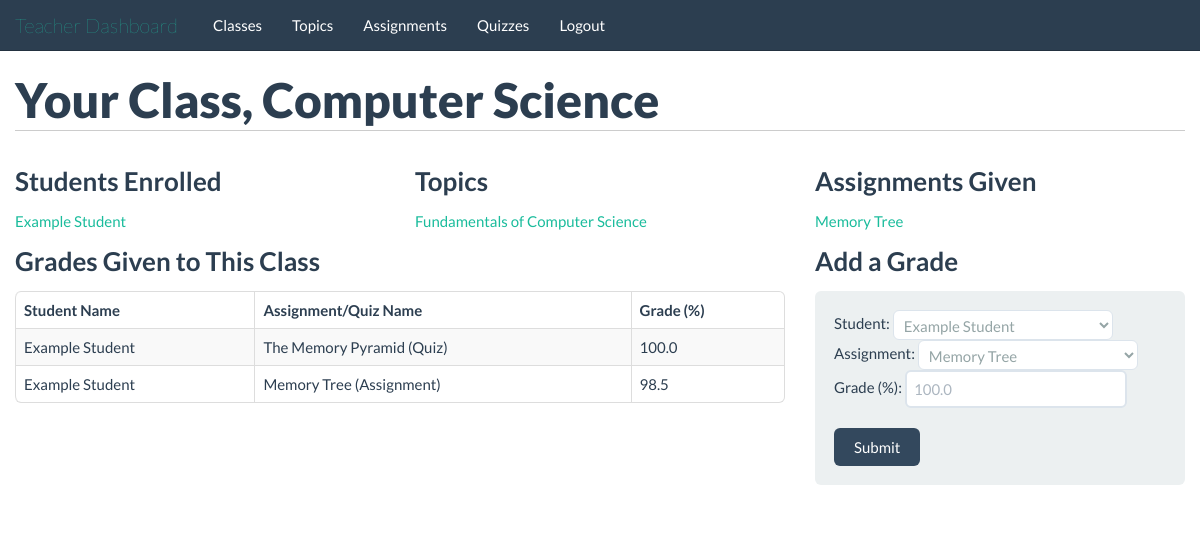
Page /teachers/class/1/ (signed in) on the committed database.
### tables this page shows
CREATE TABLE classes(
id INTEGER PRIMARY KEY,
teacher_id INTEGER,
name TEXT,
FOREIGN KEY(teacher_id) REFERENCES people(id)
);

CREATE TABLE people(
id INTEGER PRIMARY KEY,
isTeacher INTEGER,
username TEXT,
password TEXT,
salt TEXT,
name TEXT,
email TEXT
);

CREATE TABLE topics(
id INTEGER PRIMARY KEY,
class_id INTEGER,
name TEXT,
FOREIGN KEY(class_id) REFERENCES classes(id)
);

CREATE TABLE assignments(
id INTEGER PRIMARY KEY,
class_id INTEGER,
gets_file INTEGER,
turn_in INTEGER,
name TEXT,
description BLOB,
due_date TEXT, topic_id INTEGER,
FOREIGN KEY(class_id) REFERENCES classes(id)
);

CREATE TABLE quiz_grades(
id INTEGER PRIMARY KEY,
student_id integer,
quiz_id INTEGER,
grade REAL,
FOREIGN KEY(student_id) REFERENCES people(id),
FOREIGN KEY(quiz_id) REFERENCES quizzes(id)
);

CREATE TABLE assignment_grades(
id INTEGER PRIMARY KEY,
student_id INTEGER,
assignment_id INTEGER,
grade REAL,
FOREIGN KEY(student_id) REFERENCES people(id),
FOREIGN KEY(assignment_id) REFERENCES assignments(id)
);

### application/teachers.py (the view)
@app.route('/teachers/class/<class_id>/')
@validate_teacher
def class_page(class_id=None):
	class_name = query_db("select name from classes where id=?", [class_id])
	class_name = class_name[0][0]
	return render_template('/teachers/class_page.html', class_id=class_id, class_name=class_name, topics=getClassTopics(class_id), assignments=getClassAssignments(class_id), students=getRegisteredStudents(class_id), grades=getClassGrades(class_id))

### application/helper_functions.py (called while the page is built)
def get_db():
    db = getattr(g, '_database', None)
    if db is None:
        db = g._database = sqlite3.connect(DATABASE)
    return db

@app.teardown_appcontext
def close_connection(exception):
    db = getattr(g, '_database', None)
    if db is not None:
        db.close()

def query_db(query, args=(), one=False):
    cur = get_db().execute(query, args)
    rv = cur.fetchall()
    cur.close()
    return (rv[0] if rv else None) if one else rv

def validate_teacher(func):
	@wraps(func)
	def f(*args, **kwds):
		if not 'isTeacher' in session:
			return redirect("/")
		if session['isTeacher'] == 0:
			return redirect("/students/")
		return func(*args, **kwds)
	return f

def getClassTopics(class_id):
	topicData = query_db("select id, name from topics where class_id=?", [class_id])
	topics = []
	for topic in topicData:
		holderDict = {}
		holderDict['id'] = topic[0]
		holderDict['name'] = topic[1]
		topics.append(holderDict)
	return topics

def getClassAssignments(class_id):
	assignmentData = query_db("select id, name, due_date from assignments where topic_id=(select id from topics where class_id=?);", [class_id])
	assignments = []
	for assignment in assignmentData:
		holderDict = {}
		holderDict['id'] = assignment[0]
		holderDict['name'] = str(assignment[1])
		holderDict['due_date'] = assignment[2]
		assignments.append(holderDict)
	return assignments

def getRegisteredStudents(class_id):
	studentData = query_db("SELECT people.id, name FROM people JOIN roster ON roster.people_id=people.id WHERE roster.class_id=?;", [class_id])
	people = []
	for person in studentData:
		holderDict = {}
		holderDict['id'] = person[0]
		holderDict['name'] = person[1]
		people.append(holderDict)
	return people

### application/templates/teachers/class_page.html (shortened to what this page needs)
{% extends "/teachers/base_template.html" %}
	{% block body %}
		<div class="container">
			<div class="row">
				<div class="span12">
					<h1>Your Class, {{class_name}}</h1>
				</div>
			</div>
			<div class="row">
				<div class="span4">
					<h2>Students Enrolled</h2>
					<ul>
						{% for student in students %}
							<li><a href="/people/{{student.id}}/">{{student.name}}</a></li>
						{% endfor %}
					</ul>
				</div>
				<div class="span4">
					<h2>Topics</h2>
					<ul>
						{% for topic in topics %}
							<li><a href="/teachers/topics/{{topic.id}}/">{{topic.name}}</a></li>
						{% endfor %}
					</ul>
				</div>
				<div class="span4">
					<h2>Assignments Given</h2>
					<ul>
						{% for assignment in assignments %}
							<li><a href="/teachers/assignments/{{assignment.id}}/">{{assignment.name}}</a></li>
						{% endfor %}
					</ul>
				</div>
			</div>
			<div class="row">
				<div class="span8">
					<h2>Grades Given to This Class</h2>
					{% if grades %}
						<table class="table table-striped table-hover table-bordered">
							<thead>
								<tr>
									<th>Student Name</th>
									<th>Assignment/Quiz Name</th>
									<th>Grade (%)</th>
								</tr>
							</thead>
							<tbody>
								{% for grade in grades %}
									<tr>
										<td>{{grade.student_name}}</td>
										<td>{{grade.thing_name}}</td>
										<td>{{grade.grade}}</td>
									</tr>
								{% endfor %}
							</tbody>
						</table>
					{% else %}
						<p><strong>No grades have been given to this class.</strong></p>
					{% endif %}
				</div>
				<div class="span4">
					<h2>Add a Grade</h2>
					<form action="/teachers/grades/add/{{class_id}}/" method="POST" class="form-horizontal well">
						<fieldset>
							<div><span>Student: </span>
								<select name="student"  required>
									{% for student in students %}
										<option value="{{student.id}}">{{student.name}}</option>
									{% endfor %}
								</select>
							</div>
							<div><span>Assignment: </span>
								<select name="assignment" required>
									{% for assignment in assignments %}
										<option value="{{assignment.id}}">{{assignment.name}}</option>
									{% endfor %}
								</select>
							</div>
							<div><span>Grade (%): </span><input  required type="number" name="grade" placeholder="100.0" min="0" max="100" step="0.1"/></div>
							<br/><input type="submit" class="btn btn-primary" />
						</fieldset>
					</form>
				</div>
			</div>
		</div>
	{% endblock %}

### application/templates/teachers/base_template.html (style rules this page uses)
h1 { border-bottom: 1px solid #ccc; padding-bottom: 10px; margin-bottom: 20px; }
h2 { font-size: 26px; }

### application/templates/teachers/class_page.html (style rules this page uses)
ul { list-style-type: none; margin: 0; }

### rows in the picture
classes: name "Computer Science"
people: name "Example Student"
topics: name "Fundamentals of Computer Science"
assignments: name "Memory Tree"
quiz_grades: student_name "Example Student", thing_name "The Memory Pyramid (Quiz)", grade "100.0"
assignment_grades: student_name "Example Student", thing_name "Memory Tree (Assignment)", grade "98.5"

### other values in the picture
{{ link_text|e }} "Classes" "Topics" "Assignments" "Quizzes" "Logout"
form field student "Example Student"
form field assignment "Memory Tree"
